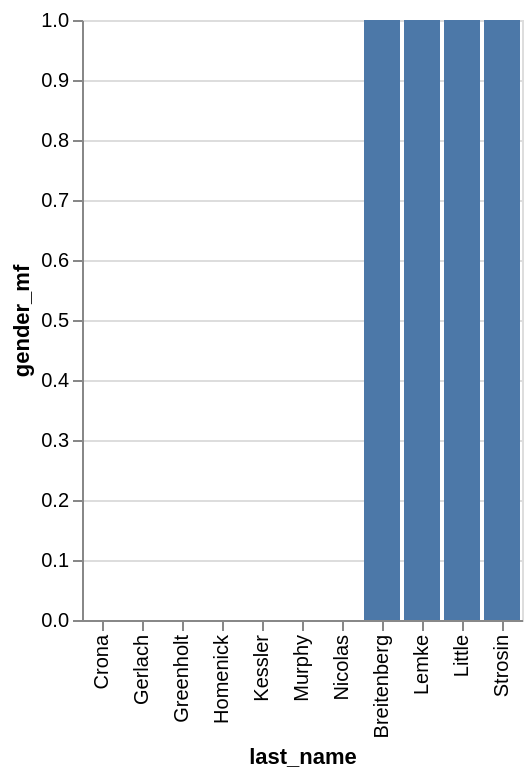

Write the Vega-Lite specification saved for this chart.
### Vega-Lite specification from a JSON file in a GitHub repository (floating-point values rounded to 4 significant figures)
{"data": {"values": [{"x_data": "Breitenberg", "y_data": 1}, {"x_data": "Crona", "y_data": 0}, {"x_data": "Gerlach", "y_data": 0}, {"x_data": "Greenholt", "y_data": 0}, {"x_data": "Homenick", "y_data": 0}, {"x_data": "Kessler", "y_data": 0}, {"x_data": "Lemke", "y_data": 1}, {"x_data": "Little", "y_data": 1}, {"x_data": "Murphy", "y_data": 0}, {"x_data": "Nicolas", "y_data": 0}, {"x_data": "Strosin", "y_data": 1}]}, "mark": "bar", "encoding": {"x": {"field": "x_data", "type": "nominal", "title": "last_name", "sort": {"op": "sum", "field": "y_data", "order": "ascending"}}, "y": {"field": "y_data", "type": "quantitative", "title": "gender_mf"}}}
